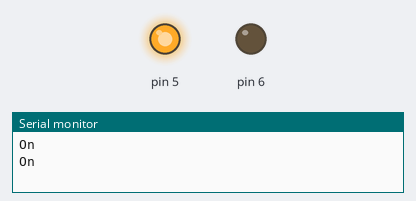
This sketch was run on a simulated Arduino Uno, built with avr-gcc and run on an emulated ATmega328P. On the bench: output pins drawn as LEDs (lit = HIGH), the last lines printed to the serial monitor.

Above: at 1.5 s.
At 3.9 s:
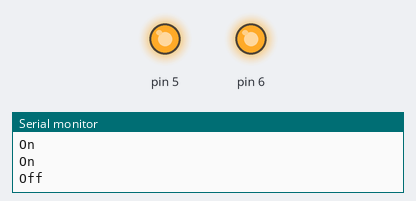
At 5.9 s:
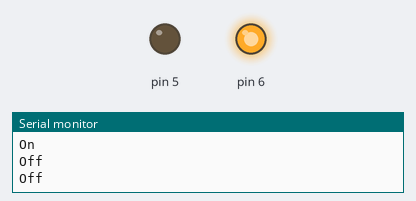
At 7.9 s:
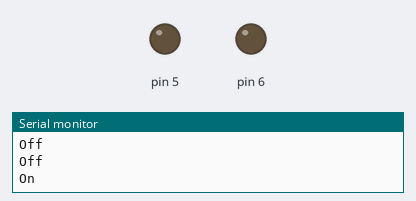
Timing chart, 0 to 11.7 s (numbered marks = the images above):
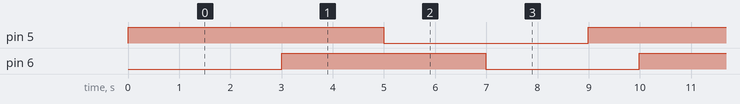

The sketch:

taskA4.ino
```cpp
//TaskA4
#include <Arduino_FreeRTOS.h>


void setup() {
Serial.begin(9600);
pinMode(5, OUTPUT);
pinMode(6, OUTPUT);
xTaskCreate(task_a,"task_1", 128, NULL, 3, NULL);
xTaskCreate(task_b,"task_2", 128, NULL, 2, NULL);

}

//-------------------
void task_a()
{

  while(1)
  {

    digitalWrite(5, HIGH);
    Serial.println("On");

    vTaskDelay(pdMS_TO_TICKS(5000));

    digitalWrite(5, LOW);
    Serial.println("Off");
    vTaskDelay(pdMS_TO_TICKS(4000));

  }
}


void task_b()
{

  while(1)
  {

    digitalWrite(6, LOW);
    Serial.println("On");

    vTaskDelay(pdMS_TO_TICKS(3000));

    digitalWrite(6, HIGH);
    Serial.println("Off");
    vTaskDelay(pdMS_TO_TICKS(4000));

  }
}


//---------------------

void loop() {

  }
```

Measured:
- by itself, pin 5: alternates HIGH for 5.0 s and LOW for 4.0 s
- by itself, pin 6: alternates HIGH for 4.0 s and LOW for 3.0 s
- by itself, everything shown: repeats every 62.9 s, in 32 steps
